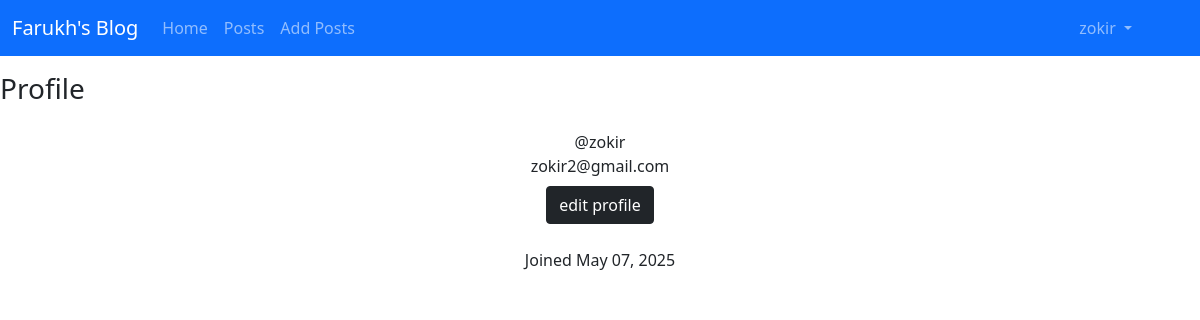
/users/profile/ (signed in), run on the app's committed database.
### users/models.py (models this page shows)
class CustomUser(AbstractUser):
    profile_picture = models.ImageField(default='default_profile_pic.jpg')

### users/views.py (the view)
# urls.py: path('profile/', ProfileView.as_view(), name='profile'),
class ProfileView(LoginRequiredMixin,View):
    def get(self, request):
        return render(request, 'users/profile.html', {'user': request.user})

### users/templates/users/profile.html (shortened to what this page needs)
{% extends "base.html" %}
{% block content %}
<h3>Profile</h3>
    <div class=" image d-flex flex-column justify-content-center align-items-center">
        <span class="idd">@{{ user.username }}</span>
        <span class="idd">{{ user.email }}</span>
        <div class="d-flex mt-2"><a  class="btn btn-dark"  href="{% url 'users:profile_edit' %}">edit profile</a></div>
        <div class="px-2 rounded mt-4 date"> <span class="join">Joined {{ user.date_joined |date:"M d, Y" }}</span> </div>
    </div>
{% endblock %}

### templates/base.html (shortened to what this page needs)
{% load static %}
<!DOCTYPE html>
<html lang="en">
<head>
    <link href="https://cdn.jsdelivr.net/npm/bootstrap@5.0.2/dist/css/bootstrap.min.css" rel="stylesheet">
    <link href="{% static 'css/main.css' %}" rel="stylesheet" type="text/css">
</head>
<body>
<nav class="navbar navbar-expand-lg navbar-dark bg-primary mb-3">
  <div class="container-fluid">
    <a class="navbar-brand" href="{% url 'landing_page' %}">Farukh's Blog</a>
    <div class="collapse navbar-collapse" id="navbarSupportedContent">
      <ul class="navbar-nav me-auto mb-2 mb-lg-0">
        <li class="nav-item">
          <a class="nav-link " aria-current="page" href="#">Home</a>
        </li>
        <li class="nav-item">
            <a class="nav-link " aria-current="page" href="{% url 'posts:list'%}">Posts</a>
        </li>
            <li class="nav-item">
            <a class="nav-link " aria-current="page" href="{% url 'posts:add-post' %}">Add Posts</a>
        </li>
         </ul>
      <div class="me-5">
          {% if user.is_authenticated %}
          <ul class="navbar-nav">
           <li class="nav-item dropdown">
          <a class="nav-link dropdown-toggle " href="#" id="navbarDropdown" role="button" data-bs-toggle="dropdown" aria-expanded="false">
            {{request.user.username}}
          </a>
        </li>
           </ul>
          {% else %}
         <a class="btn btn-outline-info" href="{% url 'users:login' %}">Login</a>
          {% endif %}
     </div>
     </div>
  </div>
</nav>
{% block content %} {% endblock %}
</body>
</html>

### data on the page
CustomUser: user.username "zokir", username "zokir", email "zokir2@gmail.com", date_joined "May 07, 2025"
